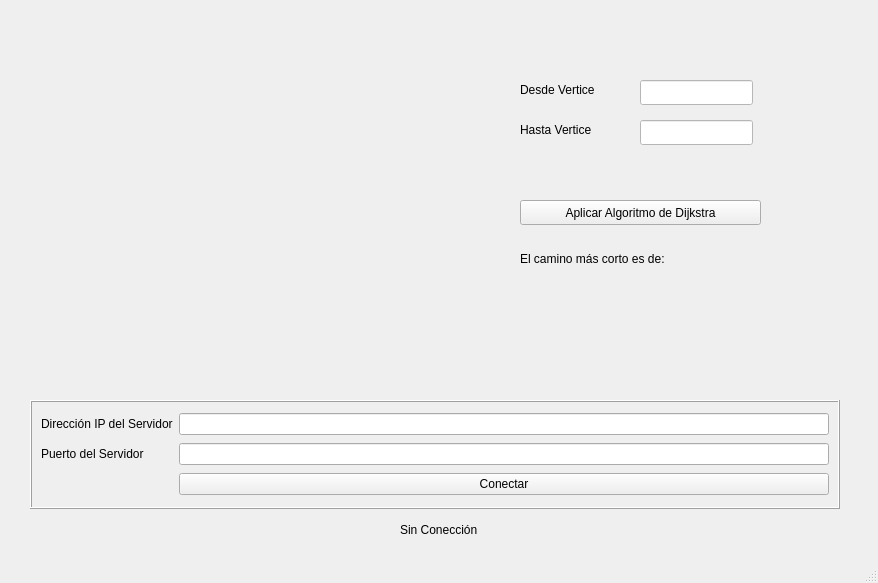
<?xml version="1.0" encoding="UTF-8"?>
<ui version="4.0">
 <class>QDrawLine</class>
 <widget class="QMainWindow" name="QDrawLine">
  <property name="geometry">
   <rect>
    <x>0</x>
    <y>0</y>
    <width>878</width>
    <height>583</height>
   </rect>
  </property>
  <property name="windowTitle">
   <string>MainWindow</string>
  </property>
  <widget class="QWidget" name="centralwidget">
   <widget class="QLabel" name="resultado">
    <property name="geometry">
     <rect>
      <x>520</x>
      <y>280</y>
      <width>341</width>
      <height>31</height>
     </rect>
    </property>
    <property name="text">
     <string/>
    </property>
   </widget>
   <widget class="QLabel" name="label">
    <property name="geometry">
     <rect>
      <x>520</x>
      <y>80</y>
      <width>101</width>
      <height>20</height>
     </rect>
    </property>
    <property name="text">
     <string>Desde Vertice</string>
    </property>
   </widget>
   <widget class="QPushButton" name="dikstra">
    <property name="geometry">
     <rect>
      <x>520</x>
      <y>200</y>
      <width>241</width>
      <height>25</height>
     </rect>
    </property>
    <property name="text">
     <string>Aplicar Algoritmo de Dijkstra</string>
    </property>
   </widget>
   <widget class="QLineEdit" name="vertice1">
    <property name="geometry">
     <rect>
      <x>640</x>
      <y>80</y>
      <width>113</width>
      <height>25</height>
     </rect>
    </property>
    <property name="styleSheet">
     <string notr="true">background-color :rgb(255, 255, 255)</string>
    </property>
   </widget>
   <widget class="QLabel" name="label_2">
    <property name="geometry">
     <rect>
      <x>520</x>
      <y>120</y>
      <width>91</width>
      <height>20</height>
     </rect>
    </property>
    <property name="text">
     <string>Hasta Vertice</string>
    </property>
   </widget>
   <widget class="QLabel" name="label_3">
    <property name="geometry">
     <rect>
      <x>520</x>
      <y>250</y>
      <width>181</width>
      <height>17</height>
     </rect>
    </property>
    <property name="text">
     <string>El camino más corto es de:</string>
    </property>
   </widget>
   <widget class="QLineEdit" name="vertice2">
    <property name="geometry">
     <rect>
      <x>640</x>
      <y>120</y>
      <width>113</width>
      <height>25</height>
     </rect>
    </property>
    <property name="styleSheet">
     <string notr="true">background-color :rgb(255, 255, 255)</string>
    </property>
   </widget>
   <widget class="QFrame" name="frame1">
    <property name="geometry">
     <rect>
      <x>30</x>
      <y>400</y>
      <width>810</width>
      <height>109</height>
     </rect>
    </property>
    <property name="frameShape">
     <enum>QFrame::Box</enum>
    </property>
    <property name="frameShadow">
     <enum>QFrame::Raised</enum>
    </property>
    <layout class="QGridLayout" name="gridLayout">
     <item row="0" column="0">
      <widget class="QLabel" name="label_4">
       <property name="text">
        <string>Dirección IP del Servidor</string>
       </property>
      </widget>
     </item>
     <item row="0" column="1">
      <widget class="QLineEdit" name="lineIP"/>
     </item>
     <item row="1" column="0">
      <widget class="QLabel" name="label_5">
       <property name="text">
        <string>Puerto del Servidor</string>
       </property>
      </widget>
     </item>
     <item row="1" column="1">
      <widget class="QLineEdit" name="linePUERTO"/>
     </item>
     <item row="2" column="1">
      <widget class="QPushButton" name="conectar">
       <property name="text">
        <string>Conectar</string>
       </property>
      </widget>
     </item>
    </layout>
   </widget>
   <widget class="QLabel" name="label_6">
    <property name="geometry">
     <rect>
      <x>400</x>
      <y>520</y>
      <width>101</width>
      <height>20</height>
     </rect>
    </property>
    <property name="text">
     <string>Sin Conección</string>
    </property>
   </widget>
  </widget>
  <widget class="QMenuBar" name="menubar">
   <property name="geometry">
    <rect>
     <x>0</x>
     <y>0</y>
     <width>878</width>
     <height>22</height>
    </rect>
   </property>
  </widget>
  <widget class="QStatusBar" name="statusbar"/>
 </widget>
 <resources/>
 <connections/>
</ui>
